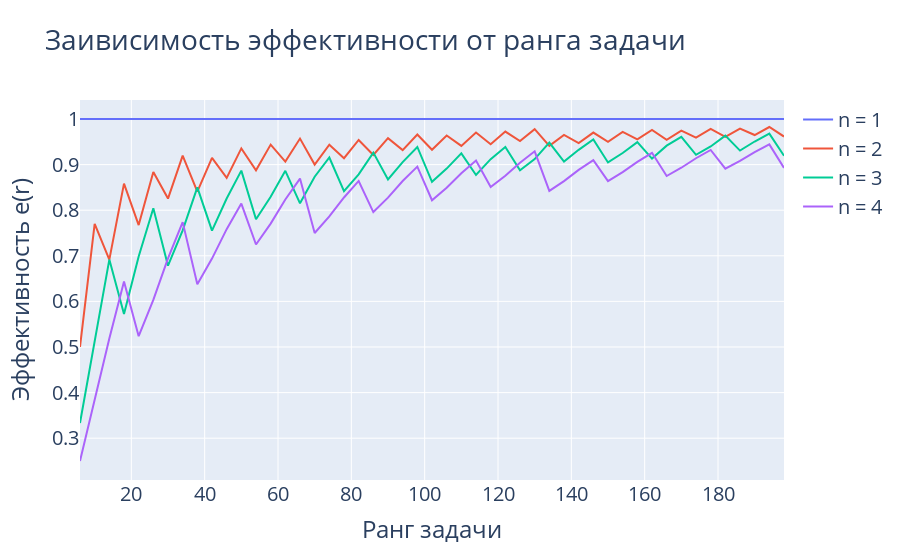

The code cell stored with this chart in its notebook:
### Code cell
fig = go.Figure()
for n in range(1, 5):
    x = []
    y = []
    ranks = []
    for i in range(1, 50):
        matrix = MatrixPU(config={'p': 1, 'q': 1, 'm': i, 'PROCS_ELEMS': n})
        report = matrix.report
        x.append(report['rank'])
        y.append(report['efficency'])
    fig.add_trace(
        go.Scatter(x=x, y=y,
                   text=[f'r = {x}, e(r) = {y}' for x, y in zip(x, y)],
                   name=f'n = {n}'
        )
    )
fig.update_layout(title='Заивисимость эффективности от ранга задачи',
                  font=dict(size=20),
                  xaxis_title='Ранг задачи',
                  yaxis_title='Эффективность e(r)')
fig.show()
